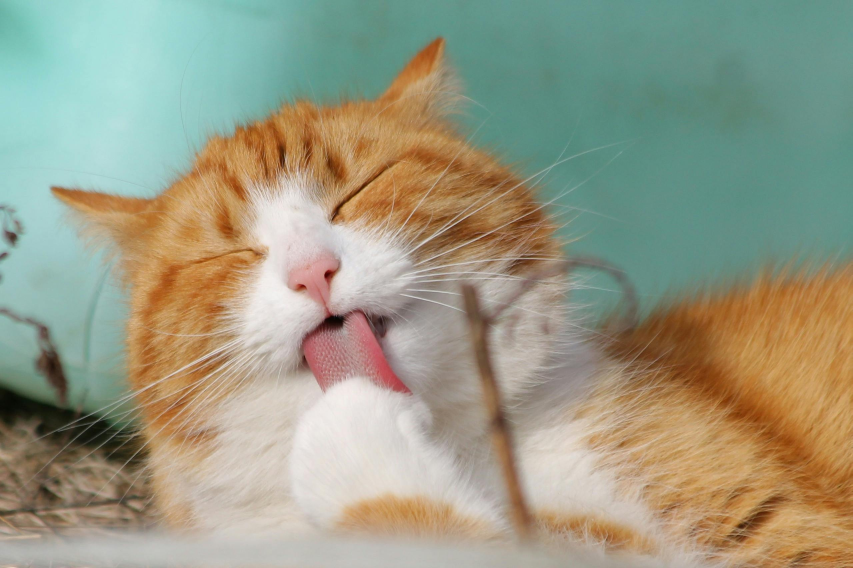
#> input picture image_sample/cat.jpg, 2557 x 1704 px, found by its file name (shown at 1/3 size)
$ python opencv8.py
#> lines starting #> are read from the running program, lines starting #| are printed output that depends on the picture; after the words box and inside, x2 and y2 are one past the last pixel; in counts of white or black regions, pixels touching at a corner belong together
import cv2 as cv

img=cv.imread(r"C:\Users\Dell\Desktop\opencv\image_sample\cat.jpg")
#> img is the input picture: shape (1704, 2557, 3); mean B, G, R 132.5, 154.4, 153.9
resize=cv.resize(img,(500,500))
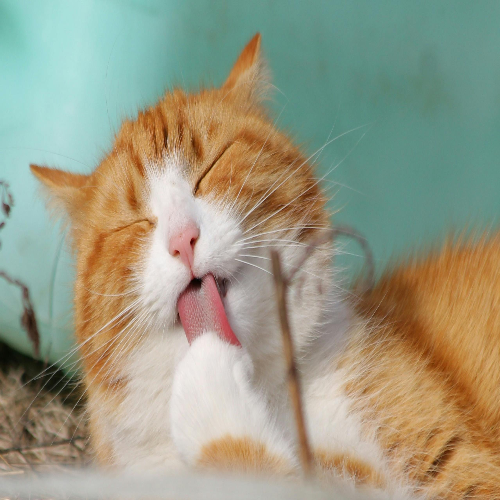
#> resize: shape (500, 500, 3); mean B, G, R 132.4, 154.3, 153.9


gray=cv.cvtColor(resize,cv.COLOR_BGR2GRAY)
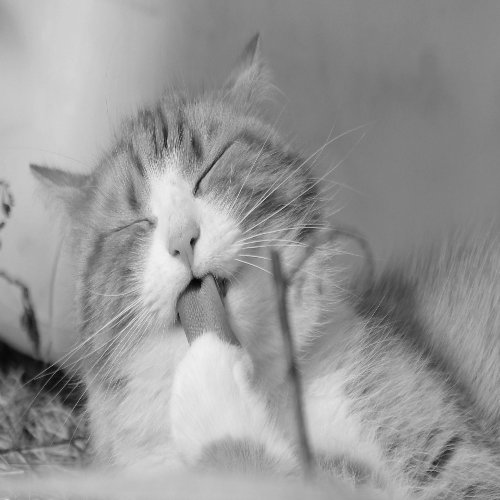
#> gray: shape (500, 500); min 5, max 242, mean 151.7

blur_img=cv.GaussianBlur(gray,(1,1),2)

canny=cv.Canny(blur_img,50,100)
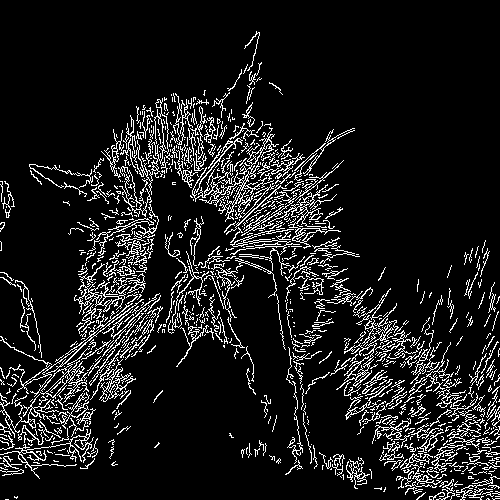
#> canny: shape (500, 500); 10.5% white in thin lines or dots

canny_countour,_ =cv.findContours(canny,cv.RETR_TREE,cv.CHAIN_APPROX_SIMPLE)
#> canny_countour = 1302 contours, 1178 with area under 20; largest, box (x1, y1, x2, y2) and area: (192, 127, 279, 222) 994, (74, 263, 136, 315) 530, (241, 184, 341, 249) 505, (0, 299, 144, 397) 427, (40, 348, 92, 403) 394
count1=len(canny_countour)
#> count1 = 1302
print(count1)
#| 1302

thresh_val,thresh_img=cv.threshold(blur_img,120,255,cv.THRESH_BINARY)
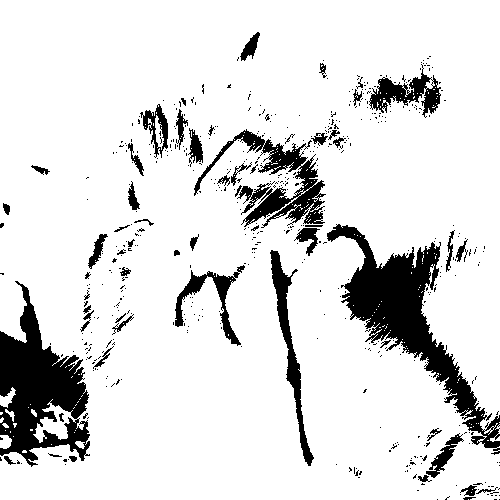
#> thresh_img: shape (500, 500); 87.1% white; 535 black regions (477 under 20 px)

thresh_countour,_ =cv.findContours(thresh_img,cv.RETR_TREE,cv.CHAIN_APPROX_SIMPLE)
#> thresh_countour = 1140 contours, 1057 with area under 20; largest, box (x1, y1, x2, y2) and area: (0, 0, 500, 500) 229732, (269, 249, 315, 467) 2160, (174, 269, 242, 347) 1358, (369, 68, 432, 114) 1240, (257, 138, 308, 175) 956
count2=len(thresh_countour)
#> count2 = 1140
print(count2)
#| 1140

cv.imshow("resize",resize)
cv.imshow("gray",gray)
cv.imshow("blur",blur_img)
cv.imshow("canny",canny)


#draw countours
img_thresh=resize.copy()
img_canny=resize.copy()


cv.drawContours(img_thresh,thresh_countour,-1,(0,255,0),2)
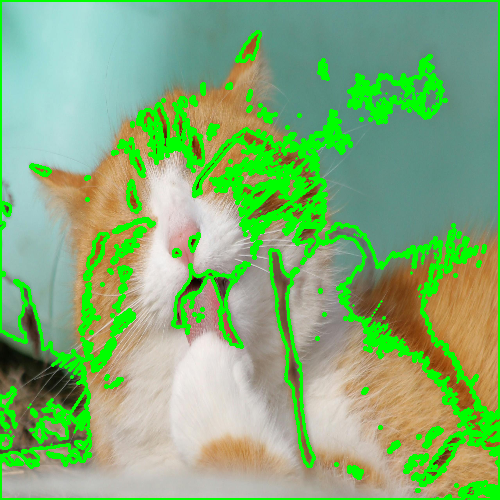
#> img_thresh: shape (500, 500, 3); 16.01% of pixels changed, all inside (x1, y1, x2, y2) = (0, 0, 500, 500)
cv.drawContours(img_canny,canny_countour,-1,(0,0,255),2)
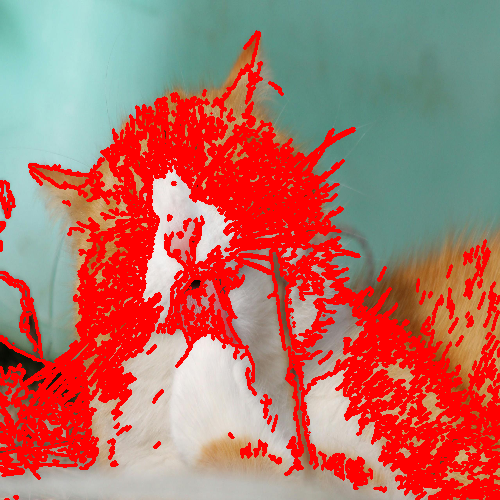
#> img_canny: shape (500, 500, 3); mean B, G, R 102.6, 113.9, 180.7

cv.imshow("img_thresh",img_thresh)
cv.imshow("img_canny",img_canny)


cv.waitKey(0)

$ run again, with image_sample/house.jpg copied over image_sample/cat.jpg
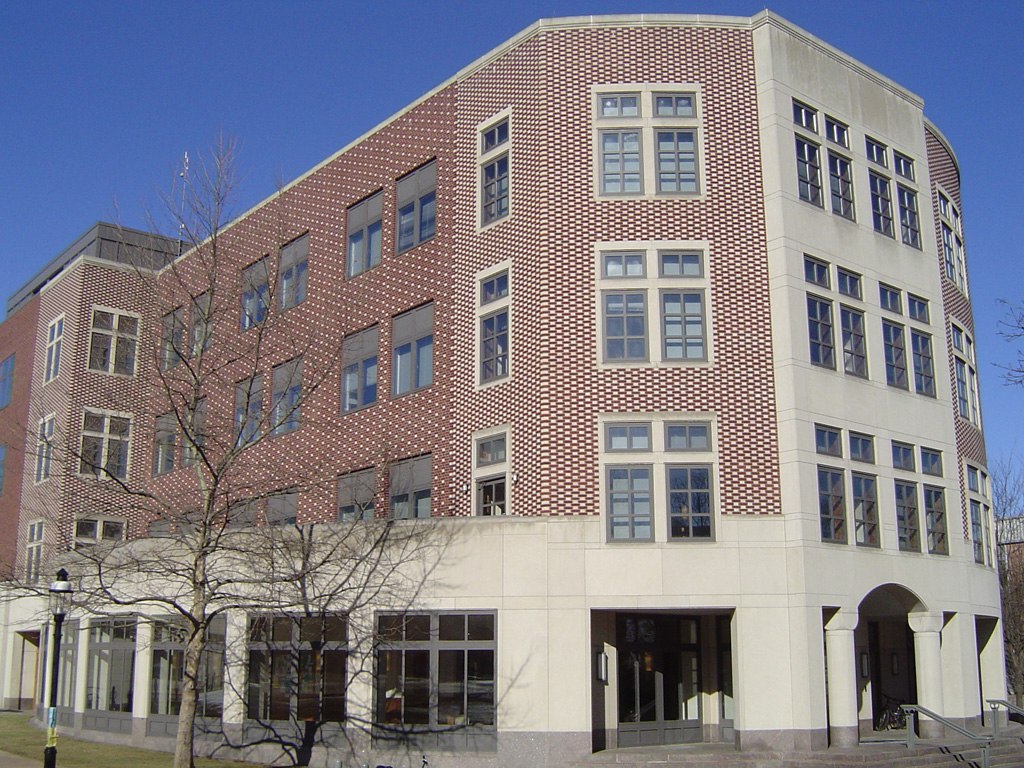
#> input picture image_sample/house.jpg, 1024 x 768 px, found by its file name
#> img is the input picture: shape (768, 1024, 3); mean B, G, R 134.4, 126.7, 129.2
#> `canny=cv.Canny(blur_img,50,100)`:
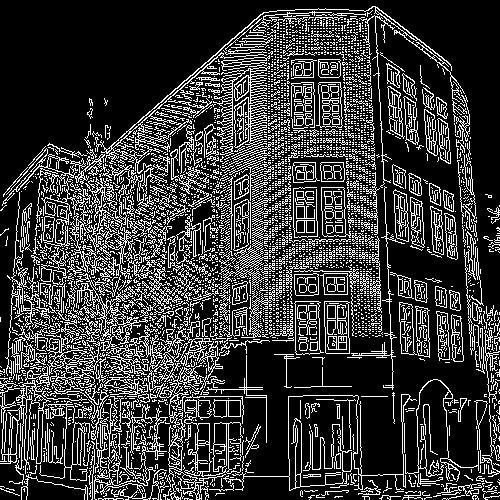
#> canny: shape (500, 500); 22.3% white in thin lines or dots
#> canny_countour = 5154 contours, 4770 with area under 20; largest, box (x1, y1, x2, y2) and area: (129, 321, 225, 500) 1579, (184, 399, 243, 477) 1558, (213, 66, 270, 148) 1513, (67, 170, 144, 278) 1430, (294, 301, 324, 355) 1247
#> count1 = 5154
#| 5154
#> thresh_img: shape (500, 500); 45.8% white; 2342 white regions (2264 under 20 px)
#> thresh_countour = 5605 contours, 5265 with area under 20; largest, box (x1, y1, x2, y2) and area: (106, 6, 500, 500) 122588, (0, 165, 99, 500) 13168, (287, 395, 373, 496) 6398, (294, 16, 369, 55) 1144, (23, 394, 43, 475) 758
#> count2 = 5605
#| 5605
#> `cv.drawContours(img_canny,canny_countour,-1,(0,0,255),2)`:
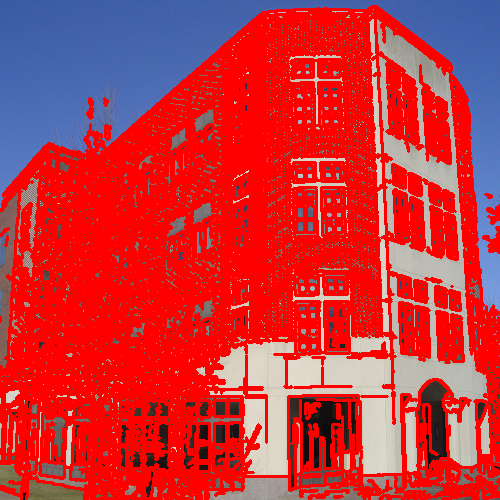
#> img_canny: shape (500, 500, 3); mean B, G, R 61.7, 51.7, 202.5
